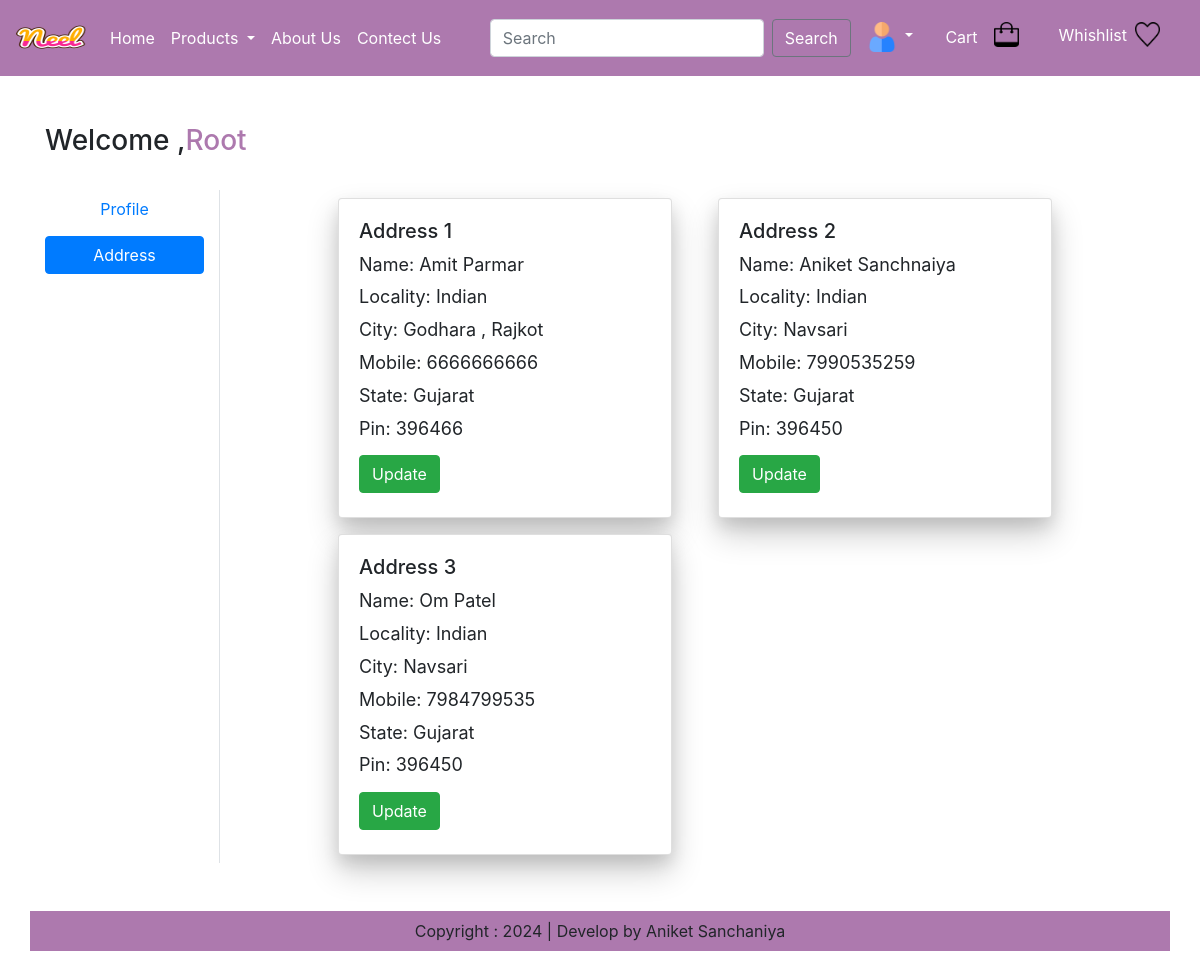
The page /address/ (signed in) on the database its author committed.
### app/models.py (models this page shows, shortened)
class Customer(models.Model):
    user = models.ForeignKey(User,on_delete=models.CASCADE)
    name = models.CharField(max_length=200)
    locality = models.CharField(max_length=200)
    city = models.CharField(max_length=50)
    mobile = models.IntegerField(default=0)
    zipcode = models.IntegerField()
    state = models.CharField(choices=STATE_CHOICES,max_length=100)

### app/views.py (the view)
# urls.py: path('address/',views.address,name='address'),
def address(request):
    add = Customer.objects.filter(user=request.user)
    return render(request,'app/address.html',locals())

### app/templates/app/address.html (shortened to what this page needs)
{% extends 'app/base.html' %}
{% load static %}
{% block main-content %}
<div class="container my-5">
    <h3>Welcome ,<span class="text-capitalize">{{request.user}}</span></h3>
        <br>
    <div class="row">
        <div class="col-sm-2 border-right">
            <ul class="list-unstyled">
                <li class="d-grid mb-2"><a href="{% url 'profile' %}" class="btn  w-100">Profile</a></li>
                <li class="d-grid"><a href="{% url 'address' %}" class="btn btn-primary w-100">Address</a></li>
            </ul>
        </div>
        <div class="col-sm-8 offset-sm-1">
            <div class="row">
                {% for ad in add %}
                <div class="col-sm-6">
                    <div class="card m-2">
                        <div class="card-body text-left">
                          <h5>Address {{forloop.counter}}</h5>
                          <p class="mb-1 text-left">Name: {{ad.name}}</p>
                          <p class="mb-1 text-left">Locality: {{ad.locality}}</p>
                          <p class="mb-1 text-left">City: {{ad.city}}</p>
                          <p class="mb-1 text-left">Mobile: {{ad.mobile}}</p>
                          <p class="mb-1 text-left">State: {{ad.state}}</p>
                          <p class="mb-1 text-left">Pin: {{ad.zipcode}}</p>
                          <p class="mb-1 text-left"><a href="{% url 'updateAddress' pk=ad.id %}" type="button" class="btn btn-success mt-2">Update</a></p>
                        </div>
                      </div>
                </div>
                {% endfor %}
            </div>
        </div>
{% endblock main-content %}

### app/static/app/css/style.css (style rules this page uses)
.card { box-shadow: 0 1rem 2rem rgba(0, 0, 0, 0.2), 0 0.5rem 1rem rgba(0, 0, 0, 0.1); }
span { color: #AD79AE; }
p { text-align: center; margin-bottom: 40px; line-height: 1.6; font-size: 18px; }

### rows shown on the page
Customer: name "Amit Parmar", locality "Indian", city "Godhara , Rajkot", mobile "6666666666", state "Gujarat", zipcode "396466"
Customer: name "Aniket Sanchnaiya", locality "Indian", city "Navsari", mobile "7990535259", state "Gujarat", zipcode "396450"
Customer: name "Om Patel", locality "Indian", city "Navsari", mobile "7984799535", state "Gujarat", zipcode "396450"

### other values the page prints
{{ request.user }} "Root"
